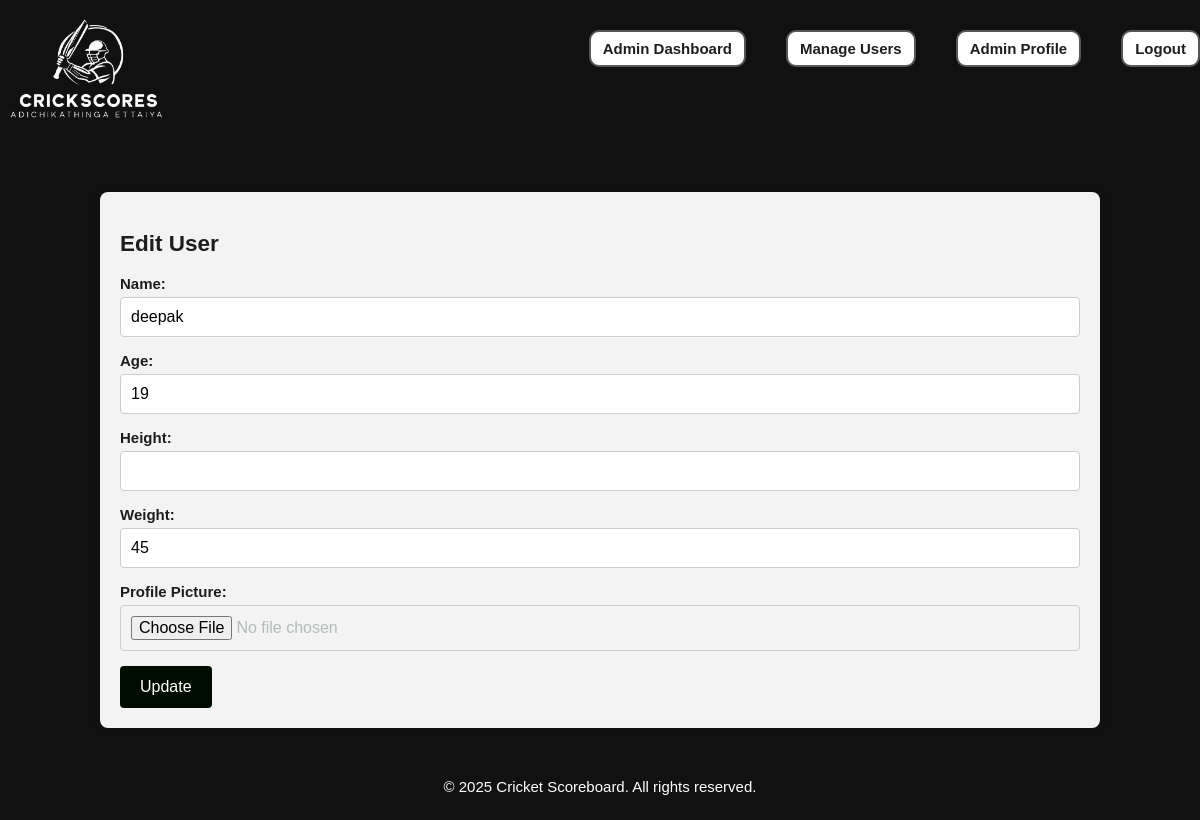
Page /edit_user.php?edit_id=7 (signed in) on the committed database.
### tables this page shows
CREATE TABLE `users` (
  `user_id` int(11) NOT NULL,
  `player_id` varchar(20) NOT NULL,
  `name` varchar(255) NOT NULL,
  `age` int(11) DEFAULT NULL,
  `height` varchar(20) DEFAULT NULL,
  `weight` varchar(20) DEFAULT NULL,
  `profile_pic` varchar(255) DEFAULT NULL,
  `password` varchar(255) NOT NULL,
  `created_at` timestamp NOT NULL DEFAULT CURRENT_TIMESTAMP
);

### edit_user.php (the view, shortened to what this page needs)
<?php
include_once '../includes/header.php';
if (isset($_GET['edit_id'])) {
    $edit_user_id = $_GET['edit_id'];
    $sql_edit = "SELECT * FROM users WHERE user_id = ?";
    $stmt = $conn->prepare($sql_edit);
    $stmt->bind_param("i", $edit_user_id);
    if (!$stmt->execute()) {
        die("Execute failed: " . $stmt->error);
    }
    $result = $stmt->get_result();
    $user = $result->fetch_assoc();
}
?>
<div class="main-wrapper">
<div class="container">
    <h2>Edit User</h2>
    <form method="post" enctype="multipart/form-data">
        <label>Name:</label>
        <input type="text" name="name" value="<?php echo htmlspecialchars($user['name']); ?>" required>
        <label>Age:</label>
        <input type="number" name="age" value="<?php echo htmlspecialchars($user['age']); ?>" required>
        <label>Height:</label>
        <input type="number" step="0.1" name="height" value="<?php echo htmlspecialchars($user['height']); ?>" required>
        <label>Weight:</label>
        <input type="number" step="0.1" name="weight" value="<?php echo htmlspecialchars($user['weight']); ?>" required>
        <label>Profile Picture:</label>
        <input type="file" name="profile_pic">
        <button type="submit" name="update_user">Update</button>
    </form>
</div>
        </div>
<?php include_once '../includes/footer.php'; ?>

### style.css (style rules this page uses)
body { font-family: Arial, sans-serif; margin: 0; padding: 0; background-color: #000000ee; color: #333; justify-content: center; align-items: center; color: hsl(180, 4%, 72%); padding-top: 80px; }
.main-wrapper { min-height: calc(100vh - 80px); display: flex; justify-content: center; align-items: center; padding-top: 20px; }
body, button, input { font-family: 'Red Hat Display', sans-serif; font-size: 0.938rem; }
h1, h2, h3 { color: #000000e1; font-weight: 700; }
.container { margin: 0 auto; }
.container { width: 80%; margin: 20px auto; padding: 20px; background-color: rgb(243, 243, 243); border-radius: 8px; box-shadow: 0 0 10px rgba(0, 0, 0, 0.1); }
form label { color: #000000e1; display: block; margin-bottom: 5px; font-weight: bold; }
form input[type="text"], form input[type="email"], form input[type="password"], form input[type="number"], form input[type="file"], form select { width: 100%; padding: 10px; margin-bottom: 15px; border: 1px solid #ccc; border-radius: 4px; box-sizing: border-box; font-size: 16px; }
form button[type="submit"] { background-color: #000c00; color: white; padding: 12px 20px; border: none; border-radius: 4px; cursor: pointer; font-size: 16px; }

### rows in the picture
users: name "deepak", age "19", weight "45"
